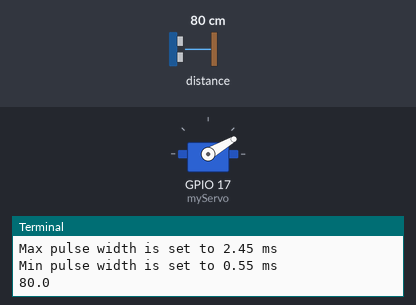
Simulated run of this program. Board: Raspberry Pi (BCM pin numbers). On the bench: servo, the last lines printed to the terminal. The test bench sets the inputs (shaded band); at power-on: distance to the obstacle 80 cm. Servo angles are drawn from the pulse width (0.5 ms = 0°, 2.5 ms = 180°); the clock reads 2024-03-15 10:24:30 at power-on unless the program sets it. At 4.7 s the program stops and its outputs stay as they are.

Above: at 0.1 s.
At 1.2 s:
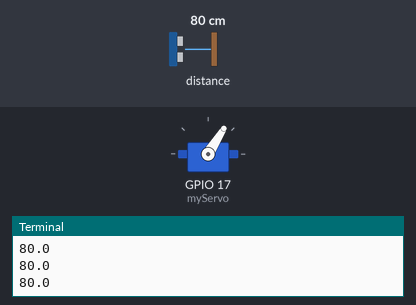
At 2.3 s:
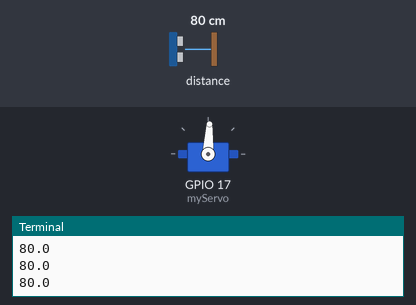
At 4.6 s:
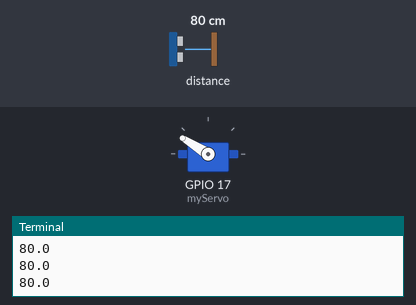
Timing chart, 0 to 6.1 s (numbered marks = the images above):
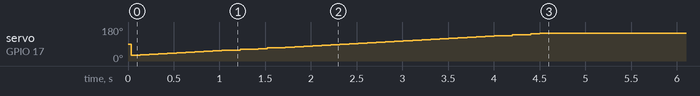

The program:

angleincrement.py
```python
#!/usr/bin/python

# Use CTRL-C to break out of While loop.
#
# Author : Matt Hawkins
# Date   : 20/01/2018
#
# https://www.raspberrypi-spy.co.uk/tag/servo/
#
#--------------------------------------
from gpiozero import Servo
from time import sleep
import numpy
import time
import VL53L0X

# Create a VL53L0X object
tof = VL53L0X.VL53L0X(i2c_bus=1,i2c_address=0x29)
# I2C Address can change before tof.open()
# tof.change_address(0x32)
tof.open()
# Start ranging
tof.start_ranging(VL53L0X.Vl53l0xAccuracyMode.BETTER)

timing = tof.get_timing()
if timing < 20000:
    timing = 20000
myGPIO=17 #5V e GND
myCorrection=0.45
maxPW=(2.0+myCorrection)/1000
minPW=(1.0-myCorrection)/1000

myServo = Servo(myGPIO,min_pulse_width=minPW,max_pulse_width=maxPW)

print("Using GPIO17")
print("Max pulse width is set to 2.45 ms")
print("Min pulse width is set to 0.55 ms")

#while True:
start = time.time()
cont = 0
cont2 = 0
#value = 3.0
#value2 = (float(value)-10)/10.0
#time.sleep(3)
for value in numpy.arange(3,17, 0.3):
  cont2 = cont2 +1
  value2=(float(value)-10)/10
  distance = tof.get_distance()
  if distance > 0:
    print(distance/10)
    cont = cont +1
  myServo.value=value2
  #print("Servo value set to "+str(value2))
  time.sleep(timing/1000000.00)
print("Numero de leituras")
print(cont)
print("Execucoes:")
print(cont2)
#print(time.time() - start)
tof.stop_ranging()
tof.close()
```
